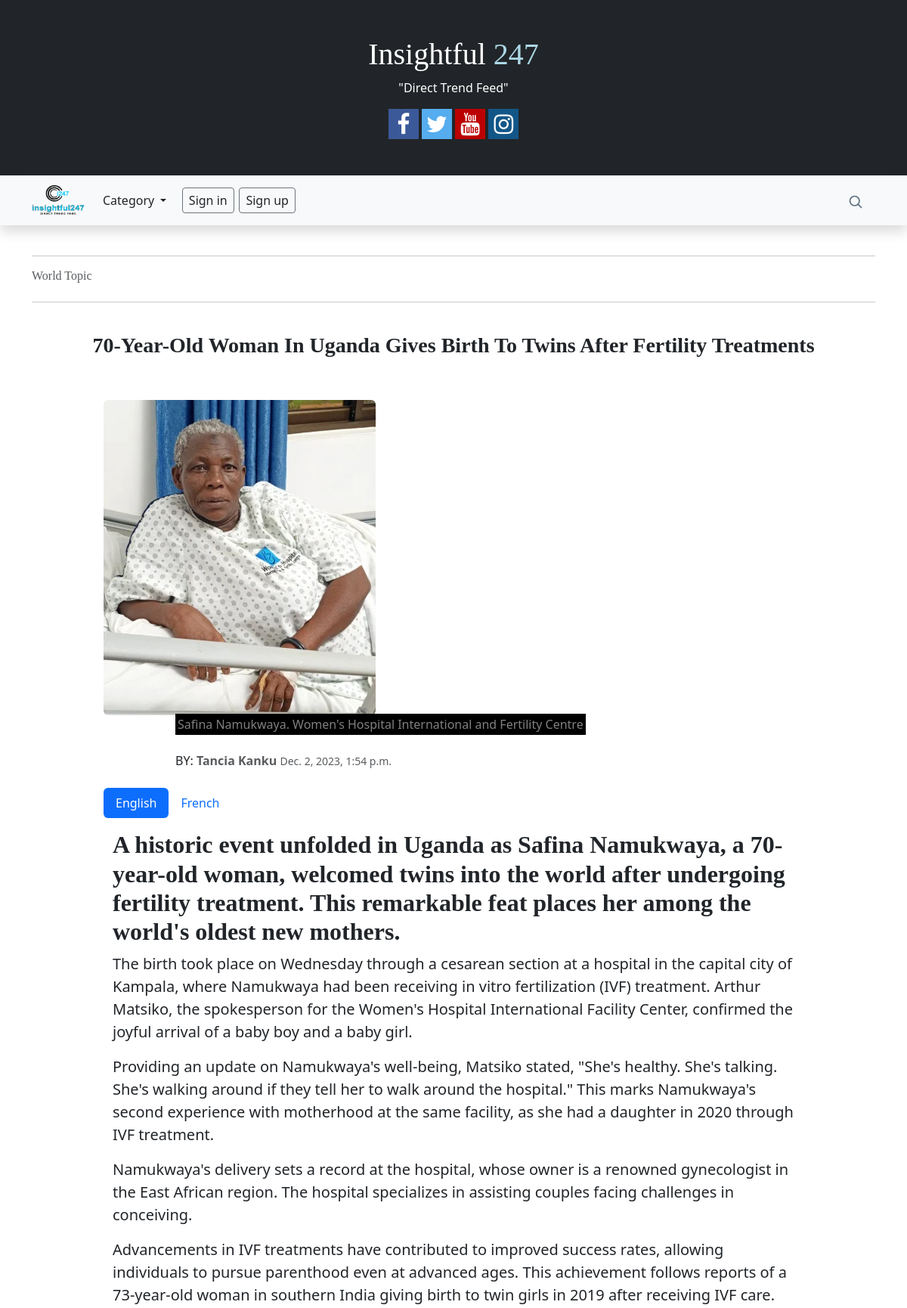
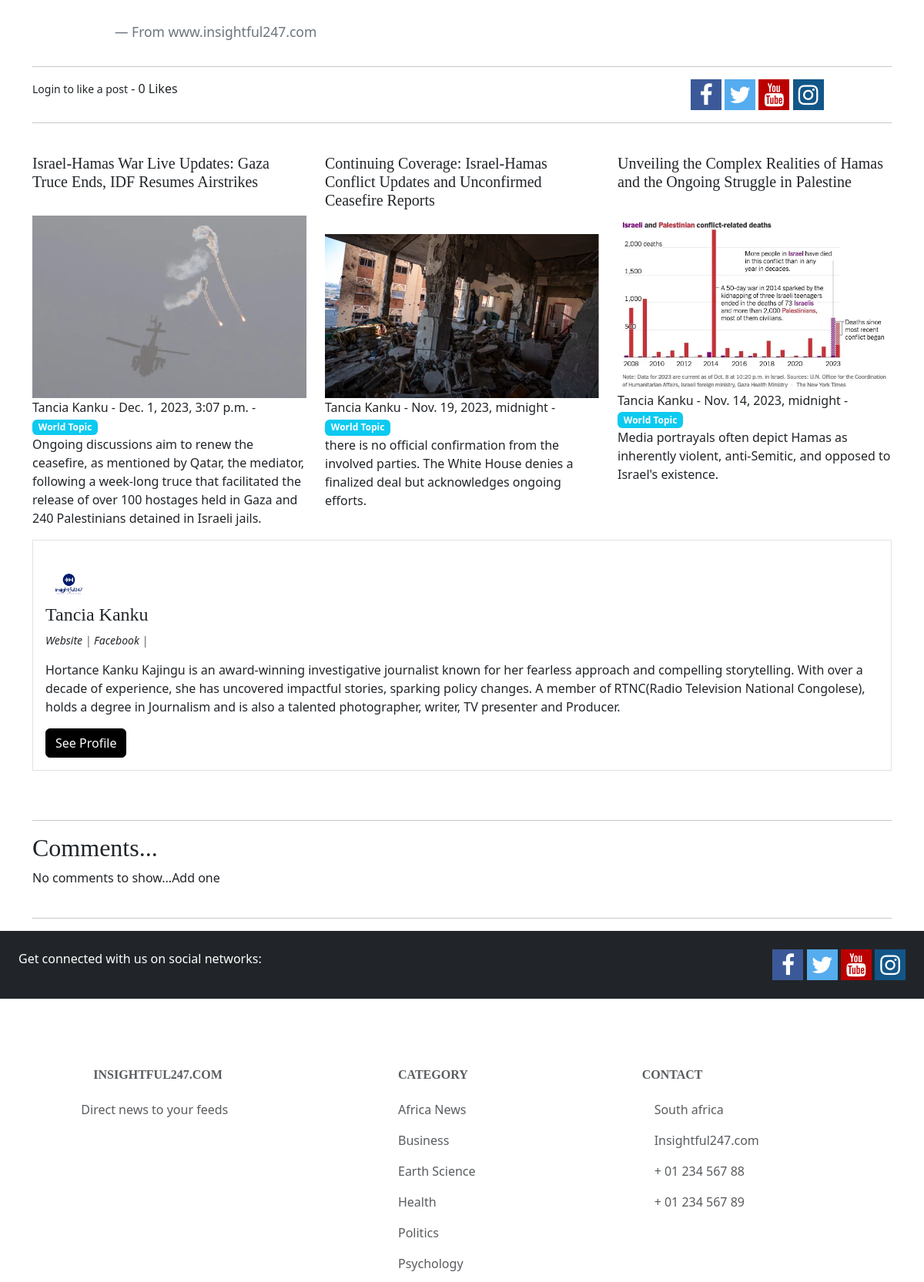
Screenshot of /article/88 (upper part) with the database file from the repository (2 pictures, top to bottom).
### theblog/models.py (models this page shows, shortened)
class Post(models.Model):
    title = models.CharField(max_length=255)
    header_image = models.ImageField(null=True, blank=True, upload_to="images/")
    video_file = models.FileField(null=True, blank=True, upload_to='videos/')
    title_tag = models.CharField(max_length=255)
    author = models.ForeignKey(User, on_delete=models.CASCADE)
    body = RichTextField(blank=True, null=True)
    french_body = RichTextField(blank=True, null=True)
    post_date = models.DateTimeField(auto_now_add=True)
    category = models.CharField(max_length=255, default='')
    snippet = models.CharField(max_length=255)
    likes = models.ManyToManyField(User, related_name='blog_posts', blank=True)
    post_highlighted = models.BooleanField(default=False)
    photo_credit = models.CharField(max_length=255, null=True, blank=True)
    class Meta:
        ordering = ('-post_date',)
    def total_likes(self):
        return self.likes.count()

class Profile(models.Model):
	user = models.OneToOneField(User, null=True, on_delete=models.CASCADE)
	bio = models.TextField()
	profile_pic = models.ImageField(null=True, blank=True, upload_to="images/profile/")
	website_url = models.CharField(max_length=255, null=True, blank=True)
	facebook_url = models.CharField(max_length=255, null=True, blank=True)
	twitter_url = models.CharField(max_length=255, null=True, blank=True)
	instagram_url = models.CharField(max_length=255, null=True, blank=True)
	pinterest_url = models.CharField(max_length=255, null=True, blank=True)
	youtube_url = models.CharField(max_length=255, null=True, blank=True)

class Category(models.Model):
	name = models.CharField(max_length=100)
	class Meta:
		ordering = ('name',)
		verbose_name_plural ='Categories'
	def __str__(self):
		return self.name

### theblog/views.py (the view)
# urls.py: path('article/<int:pk>', ArticleDetailView.as_view(), name='article-detail'),
class ArticleDetailView(DetailView):
	model = Post
	template_name = 'article_details.html'
	def get_context_data(self, *args, **kwargs):
		cat_menu = Category.objects.all()
		article = self.object
		pull_related_post = Post.objects.filter(category=article.category).exclude(pk=article.id)[:3]
		context = super(ArticleDetailView, self).get_context_data(*args, **kwargs)
		stuff = get_object_or_404(Post, id=self.kwargs['pk'])
		total_likes = stuff.total_likes()
		liked = False
		if stuff.likes.filter(id=self.request.user.id).exists():
			liked = True
		context["cat_menu"] = cat_menu
		context["article"] = article
		context["pull_related_post"] = pull_related_post
		context["total_likes"] = total_likes
		context["liked"] = liked
		return context

### theblog/templates/article_details.html (shortened to what this page needs)
{% extends 'base.html' %}
{% load static %}
{% block content %}
<hr/>
<div class="row">
    <div class="col-2">
      <h6><a class="text-muted" href="{% url 'category' post.category %}">{{ post.category }}</a></h6>
    </div>
    <div class="col-9">
    </div>
</div>
<hr/><br>
<h3 class="text-capitalize text-center"><b>{{ post.title }}</b></h3>
<div class="row">
	<div class="col-1">
  </div>
	<div class="col">
	  {% if post.header_image %}
	    <br/><br/>
	    <img src="{{ post.header_image.url }}" class="img-fluid rounded">
	  {% endif %}
	</div>
	<div class="col-1">
  </div>
</div>
<div class="row">
	<div class="col-2">
  </div>
	<div class="col-8">
	  {% if post.header_image %}
	    <mark style="background-color: black;" class="text-white-50">
	    	{% if post.photo_credit %}{{ post.photo_credit }}{% endif %}
	  	</mark>
	  {% endif %}
	</div>
</div>
<div class="row">
  <div class="col-2"></div>
  <div class="col-6">
  	<br/>
  	BY: <span class="text-muted"><b>{{post.author.first_name}} {{post.author.last_name}}</b></span>
  	<small class="text-muted">
		{{ post.post_date }}
		</small>
  </div>
  <div class="col"></div>
</div>
<br/>
<div class="row">
  <div class="col-1"></div>
  <div class="col-10">
		<ul class="nav nav-pills">
		  <li class="nav-item">
		    <a class="nav-link active" data-bs-toggle="pill" href="#home">English</a>
		  </li>
		  <li class="nav-item">
		    <a class="nav-link" data-bs-toggle="pill" href="#menu1">French</a>
		  </li>
		</ul>
		<div class="tab-content">
		  <div class="tab-pane container active" id="home">
		  	<blockquote class="blockquote">
		  		<p class="lead">{{post.body|safe}}</p><br/>
		  		<footer class="blockquote-footer">From www.insightful247.com</footer>
		  	</blockquote>
		  </div>
		</div>
	</div>
  <div class="col"></div>
</div>
<hr>
<div class="row">
  <div class="col-7">
  	<form action="{% url 'like_post' post.pk %}" method="POST">
			{% if user.is_authenticated %}
				{% if liked %}
				<button type="submit", name="post_id", value="{{ post.id }}", class="btn btn-danger btn-sm">Unlike</button>
				{% else %}
				<button type="submit", name="post_id", value="{{ post.id }}", class="btn btn-primary btn-sm">Like</button>
				{% endif %}
			{% else %}
			<small><a href="{% url 'login' %}">Login</a> to like a post</small>
			{% endif %}
			- {{ total_likes }} Likes
		</form>
  </div>
  <div class="col-2">
	</div>
  <div class="col">
  	<span>
      <a href="#" class="fa fa-facebook"></a>
      <a href="#" class="fa fa-twitter"></a>
      <a href="#" class="fa fa-youtube"></a>
      <a href="#" class="fa fa-instagram"></a>
    </span>
  </div>
</div>
<hr/><br/>
<div class="row">
	{% for post in pull_related_post %}
    <div class="col-sm-4">
      	<h5>
	      	<a href="{% url 'article-detail' post.pk %}" style="text-decoration: none">
						{{ post.title }}
					</a>
				</h5><br/>
      {% if post.header_image %}
	      <div class="">
	      	<img src="{{ post.header_image.url }}" class="img-fluid">
      	</div>
      {% endif %}
      <p>
      	<a href="{% url 'show_profile_page' post.author.profile.id %}">{{ post.author.first_name }}
		{{ post.author.last_name }}</a> - {{ post.post_date }} - <a href="{% url 'category' post.category|slugify %}"><span class="badge bg-info">{{ post.category }}</span></a>
		<br />
		{{ post.snippet }}
      </p>
    </div>
    {% endfor %}
 </div>
<div class="media border p-3">
	{% if post.author.profile.profile_pic %}
  <img src="{{ post.author.profile.profile_pic.url }}" alt="John Doe" class="mr-3 mt-3 rounded-circle" style="width:60px;">
  {% else %}
  <img class="mr-3 mt-3 rounded-circle" style="width:60px;" src="{% static 'theblog/images/mypro.jpg' %}" alt="Profile picture">
  {% endif %}
  <div class="media-body">
    <h4>{{ post.author.first_name }} {{post.author.last_name}}</h4>
    	<i>
    	<p class="small text-muted">
    	{% if post.author.profile.website_url %}
    	<a href="{{ post.author.profile.website_url }}">Website </a> |
    	{% endif %}
    	{% if post.author.profile.facebook_url %}
    	<a href="{{ post.author.profile.facebook_url }}">Facebook</a> |
    	{% endif %}
    </p>
    </i>
    <p>{{post.author.profile.bio}}</p>
    {% if post.author.profile.id %}
    <a href="{% url 'show_profile_page' post.author.profile.id %}" class="btn btn-primary">See Profile</a>
    {% endif %}
  </div>
</div>
<br/><br/>
<hr/>
<h2>Comments...</h2>
{% if not post.comments.all %}
	No comments to show...<a href="{% url 'add_comment' post.pk %}">Add one</a><br/>
{% endif %}
<br/>
<hr/>
{% endblock %}

### theblog/templates/base.html (shortened to what this page needs)
{% load static %}
<!doctype html>
<html lang="en">
  <head>
    <link href="https://cdn.jsdelivr.net/npm/bootstrap@5.3.1/dist/css/bootstrap.min.css" rel="stylesheet">
    <link rel="stylesheet" href="https://cdnjs.cloudflare.com/ajax/libs/font-awesome/4.7.0/css/font-awesome.min.css">
  <link href="{% static 'theblog/css/variables.css' %}" rel="stylesheet">
  <link href="{% static 'theblog/css/main.css' %}" rel="stylesheet">
  </head>
  <body>
    <div class="p-5 bg-dark text-white text-center">
    <h1>Insightful <span style="color:lightblue;">247</span></h1>
    <p>"Direct Trend Feed"</p>
    <span>
      <a href="https://web.facebook.com/profile.php?id=61551916365627" class="fa fa-facebook"></a>
      <a href="#" class="fa fa-twitter"></a>
      <a href="www.youtube.com/@insightful247" class="fa fa-youtube"></a>
      <a href="#" class="fa fa-instagram"></a>
    </span>
    </div>
      <nav class="shadow navbar navbar-expand-lg bg-body-tertiary sticky-top">
        <div class="container">
          <a class="navbar-brand" href="{% url 'home' %}">
            <img src="{% static 'theblog/images/logo/i1.png' %}" alt="Avatar Logo" style="width:70px;" class="">
          </a>
          <div class="collapse navbar-collapse" id="navbarSupportedContent">
            <ul class="navbar-nav me-auto mb-2 mb-lg-0">
              {% if cat_menu %}
              <li class="nav-item dropdown">
                <a class="nav-link dropdown-toggle" href="#" role="button" data-bs-toggle="dropdown" aria-expanded="false">
                  Category
                </a>
              </li>
              {% else %}
                <li class="nav-item">
                  <a class="nav-link" href="{% url 'category-list' %}">Categories</a>
                </li>
              {% endif %}
              {% if user.is_authenticated %}
              {% if user.id == 2 %}
              <li class="nav-item">
                <a class="nav-link" href="{% url 'add_post' %}">Add post</a>
              </li>
              <li class="nav-item">
                <a class="nav-link" href="{% url 'add_category' %}">Add category</a>
              </li>
              {% endif %}
              <li class="nav-item">
                <a class="nav-link" href="{% url 'logout' %}">Logout</a>
              </li>
              {% else %}
              <li class="col-4 d-flex justify-content-end align-items-center">
                <a class="btn btn-sm btn-outline-secondary" href="{% url 'login' %}">Sign in</a>
              </li>
              <li class="col-4 d-flex justify-content-end align-items-center">
                <a class="btn btn-sm btn-outline-secondary" href="{% url 'register' %}">Sign up</a>
              </li>
              {% endif %}
            </ul>
            <div class="col-4 d-flex justify-content-end align-items-center">
              <li class="nav-item d-flex justify-content-end">
                <a class="nav-link link-secondary" href="{% url 'search' %}" aria-label="Search">
                <svg xmlns="http://www.w3.org/2000/svg" width="20" height="20" fill="none" stroke="currentColor" stroke-linecap="round" stroke-linejoin="round" stroke-width="2" class="mx-3" role="img" viewBox="0 0 24 24"><title>Search</title><circle cx="10.5" cy="10.5" r="7.5"/><path d="M21 21l-5.2-5.2"/></svg>
                </a>
              </li>
            </div>
          </div>
        </div>
      </nav>
    <div class="container">
      <br/>
      {% block content %}
      {% endblock %}
    </div>
  </body>
<footer class="text-center text-lg-start bg-white text-muted">
  <section class="bg-dark d-flex justify-content-center justify-content-lg-between p-4 border-bottom">
    <div class="me-5 d-none d-lg-block">
      <span class="text-white">Get connected with us on social networks:</span>
    </div>
    <div>
      <span>
      <a href="https://web.facebook.com/profile.php?id=61551916365627" class="fa fa-facebook"></a>
      <a href="#" class="fa fa-twitter"></a>
      <a href="www.youtube.com/@insightful247" class="fa fa-youtube"></a>
      <a href="#" class="fa fa-instagram"></a>
      </span>
    </div>
  </section>
  <section class="">
    <div class="container text-center text-md-start mt-5">
      <div class="row mt-3">
        <div class="col-md-3 col-lg-4 col-xl-3 mx-auto mb-4">
          <h6 class="text-uppercase fw-bold mb-4">
            insightful247.com
          </h6>
          <span>
            Direct news to your feeds
          </span>
        </div>
        <div class="col-md-2 col-lg-2 col-xl-2 mx-auto mb-4">
          <h6 class="text-uppercase fw-bold mb-4">
            Category
          </h6>
          {% if cat_menu %}
            {% for item in cat_menu %}
              <p>
                <a href="{% url 'category' item|slugify %}" class="text-reset">{{ item }}</a>
              </p>
            {% endfor %}
            {% else %}
              <p>
                <a class="" href="{% url 'category-list' %}">Categories</a>
              </p>
          {% endif %}
        </div>
        <div class="col-md-4 col-lg-3 col-xl-3 mx-auto mb-md-0 mb-4">
          <h6 class="text-uppercase fw-bold mb-4">Contact</h6>
          <p> South africa</p>
          <p>
            Insightful247.com
          </p>
          <p> + 01 234 567 88</p>
          <p> + 01 234 567 89</p>
        </div>
      </div>
    </div>
  </section>
</footer>
</html>

### rows the page displays
Post: category "World Topic", title "70-Year-Old Woman In Uganda Gives Birth To Twins After Fertility Treatments", header_image (picture), photo_credit "Safina Namukwaya. Women's Hospital International and Fertility Centre", author.first_name "Tancia", author.last_name "Kanku", post_date "Dec. 2, 2023, 1:54 p.m.", body "A historic event unfolded in Uganda as Safina Namukwaya, a 70-year-old woman, welcomed twins into the world after undergoing fertility treatment. This remarkable feat places her among the world's oldest new mothers. The birth took place on Wednesday through a cesarean section at a hospital in the capital city of Kampala, where Namukwaya had been receiving in vitro fertilization (IVF) treatment. Arthur Matsiko, the spokesperson for the Women's Hospital International Facility Center, confirmed the joyful arrival of a baby boy and a baby girl. Providing an update on Namukwaya's well-being, Matsiko stated, \"She's healthy. She's talking. She's walking around if they tell her to walk around the…", author.profile.profile_pic (picture), author.profile.bio "Hortance Kanku Kajingu is an award-winning investigative journalist known for her fearless approach and compelling storytelling. With over a decade of experience, she has uncovered impactful stories, sparking policy changes. A member of RTNC(Radio Television National Congolese), holds a degree in Journalism and is also a talented photographer, writer, TV presenter and Producer."
Post: title "Israel-Hamas War Live Updates: Gaza Truce Ends, IDF Resumes Airstrikes", header_image (picture), author.first_name "Tancia", author.last_name "Kanku", post_date "Dec. 1, 2023, 3:07 p.m.", category "World Topic", snippet "Ongoing discussions aim to renew the ceasefire, as mentioned by Qatar, the mediator, following a week-long truce that facilitated the release of over 100 hostages held in Gaza and 240 Palestinians detained in Israeli jails."
Post: title "Continuing Coverage: Israel-Hamas Conflict Updates and Unconfirmed Ceasefire Reports", header_image (picture), author.first_name "Tancia", author.last_name "Kanku", post_date "Nov. 19, 2023, midnight", category "World Topic", snippet "there is no official confirmation from the involved parties. The White House denies a finalized deal but acknowledges ongoing efforts."
Post: title "Unveiling the Complex Realities of Hamas and the Ongoing Struggle in Palestine", header_image (picture), author.first_name "Tancia", author.last_name "Kanku", post_date "Nov. 14, 2023, midnight", category "World Topic", snippet "Media portrayals often depict Hamas as inherently violent, anti-Semitic, and opposed to Israel's existence."
Category: name "Africa News"
Category: name "Business"
Category: name "Earth Science"
Category: name "Health"
Category: name "Politics"
Category: name "Psychology"

### other values shown
{{ total_likes }} "0"
